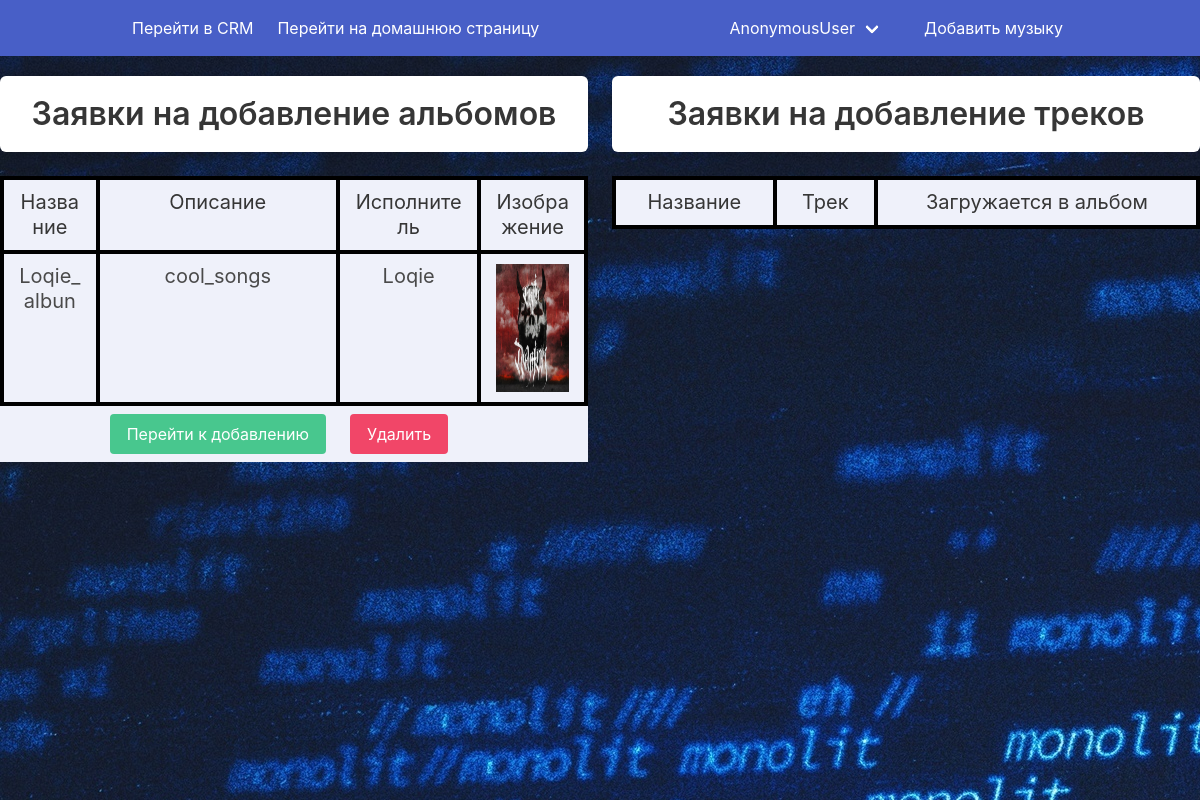
/staff/admin/, run on an earlier commit of the app's database.
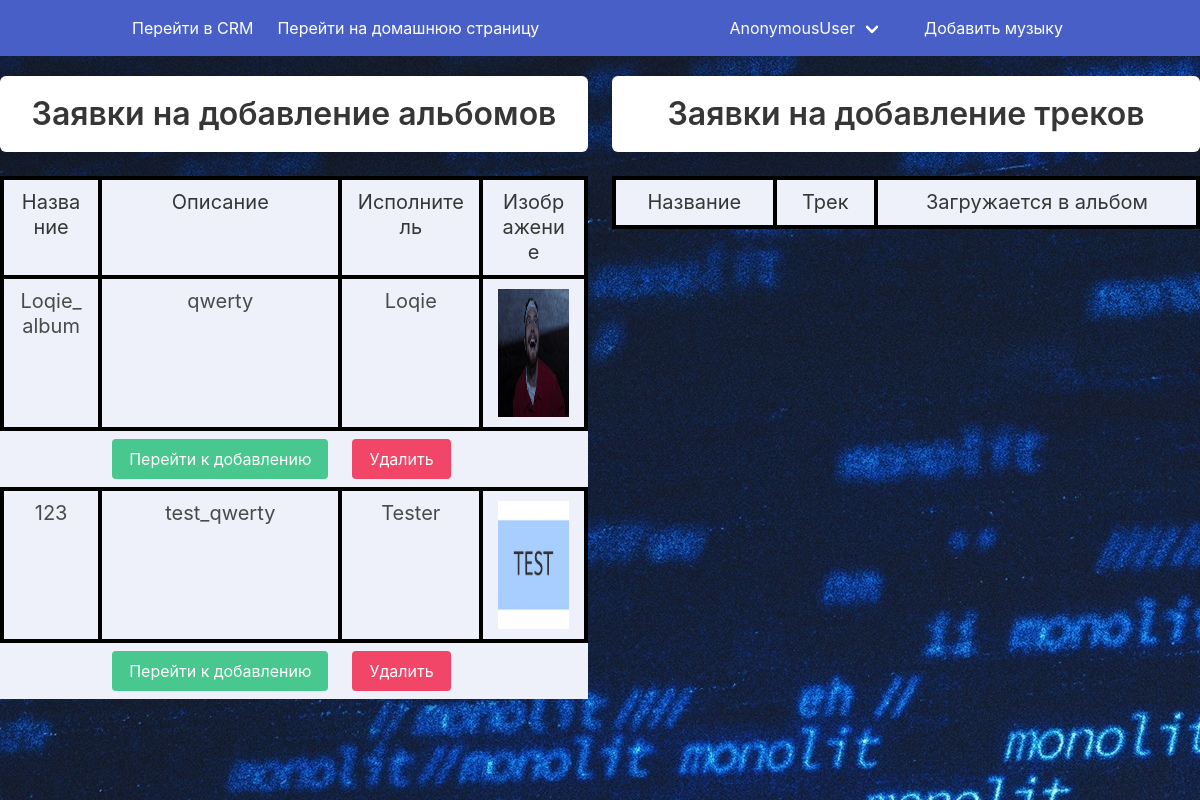
And on a later commit of the database.
### music_player/models.py (models this page shows, shortened)
class Album(models.Model):
    title = models.CharField(max_length=255)
    description = models.TextField()
    album_image = models.ImageField(default='ATL.jpeg')
    singer = models.CharField(max_length=255)
    is_uploaded = models.BooleanField(default=False)

### staff/views.py (the view)
# urls.py: path('admin/', admin.site.urls),
def admin(request):
    action = request.GET.get('action')
    pk = request.GET.get('pk')
    if action:
        actions(action, pk)
        return redirect('staff:admin')
    uploaded_albums = Album.objects.filter(is_uploaded=False)
    uploaded_tracks = Uploaded_Song.objects.all()
    return render(request, 'admin.html', {'uploaded_albums': uploaded_albums, 'uploaded_tracks': uploaded_tracks})

### staff/templates/admin.html (shortened to what this page needs)
{% extends 'admin_layout.html' %}
{% load albums %}
{% block content %}
<div class="columns my-2">
    <div class="column">
        <div class="box has-text-centered">
            <div class="title" href="">Заявки на добавление альбомов</div>
        </div>
        <table class="table is-fullwidth has-background-link-light">
            <thead>
                <tr>
                    <th style="border: 4px solid black" class="subtitle has-text-centered">Название</th>
                    <th style="border: 4px solid black" class="subtitle has-text-centered">Описание</th>
                    <th style="border: 4px solid black" class="subtitle has-text-centered">Исполнитель</th>
                    <th style="border: 4px solid black" class="subtitle has-text-centered">Изображение</th>
                </tr>
            </thead>
            <tbody>
                {% for album in uploaded_albums %}
                <tr>
                    <td style="border: 4px solid black" class="subtitle has-text-centered">{{ album.title }}</td>
                    <td style="border: 4px solid black" class="subtitle has-text-centered">{{ album.description }}</td>
                    <td style="border: 4px solid black" class="subtitle has-text-centered">{{ album.singer }}</td>
                    <td style="border: 4px solid black" class="subtitle has-text-centered"><img
                            src="/media/{{ album.album_image }}" class="image is-128x128" style="margin: auto;"></td>
                </tr>
                <tr>
                    <td></td>
                    <td>
                        <a href="{% url 'staff:add_album' album.pk %}" class="button is-success">Перейти к добавлению</a>
                    </td>
                    <td>
                        <a href="{% url 'staff:admin' %}?action=delete_album&pk={{ album.pk }}" class="button is-danger">Удалить</a>
                    </td>
                </tr>
                {% endfor %}
            </tbody>
        </table>
    </div>
    <div class="column">
        <div class="box has-text-centered">
            <div class="title" href="">Заявки на добавление треков</div>
        </div>
        <table class="table is-fullwidth has-background-link-light">
            <thead>
                <tr>
                    <th style="border: 4px solid black" class="subtitle has-text-centered">Название</th>
                    <th style="border: 4px solid black" class="subtitle has-text-centered">Трек</th>
                    <th style="border: 4px solid black" class="subtitle has-text-centered">Загружается в альбом</th>
                </tr>
            </thead>
        </table>
    </div>
</div>
{% endblock %}

What changed in the data, as far as the page shows it:
removed Album: title "Loqie_albun", description "cool_songs", singer "Loqie", album_image (picture)
added Album: title "Loqie_album", description "qwerty", singer "Loqie", album_image (picture)
added Album: title "123", description "test_qwerty", singer "Tester", album_image (picture)
